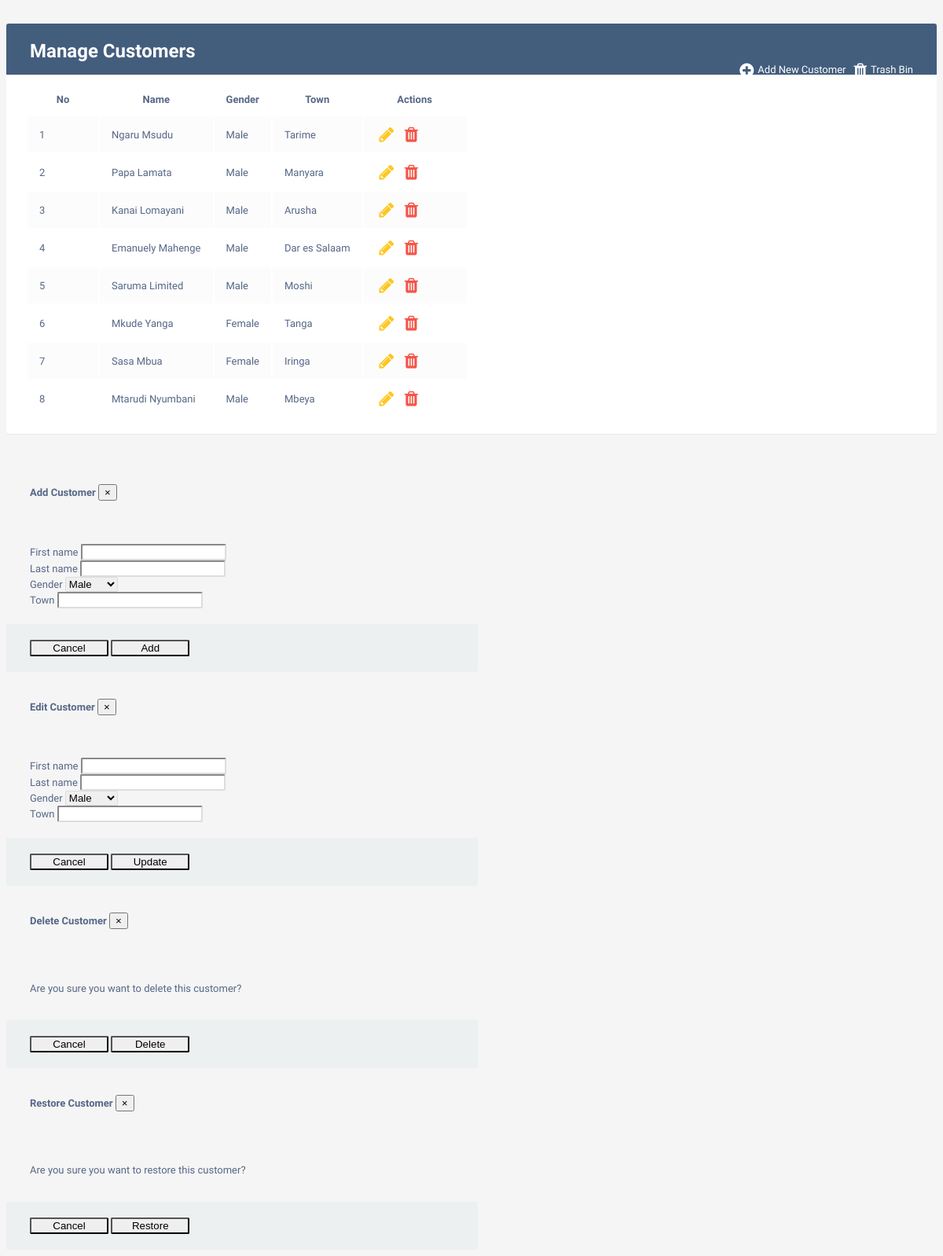
The page / on the database its author committed.
### tables this page shows
CREATE TABLE `customers` (
  `id` int(11) NOT NULL,
  `first_name` varchar(25) NOT NULL,
  `last_name` varchar(25) NOT NULL,
  `town_name` varchar(25) NOT NULL,
  `gender_id` int(11) NOT NULL,
  `is_deleted` int(11) NOT NULL DEFAULT 0
);

CREATE TABLE `genders` (
  `id` int(11) NOT NULL,
  `gender_name` varchar(25) NOT NULL
);

### index.php (called while the page is built, shortened)
<?php
include_once 'DB.php';
include_once 'functions.php';
include_once 'configs.php';
$routes = [];
$db = new DB($config);
require('controller.php');
$action = $_SERVER['REQUEST_URI'];
dispatch($action);

### configs.php (called while the page is built)
<?php
$config = [
    'host' => 'localhost',
    'username' => 'root',
    'password' => '',
    'database' => 'ongeza_test',
];

### DB.php (called while the page is built, shortened)
<?php
class DB
{
    public $conn = null;
    public function __construct($config)
    {
        $this->conn = mysqli_connect($config['host'], $config['username'], $config['password'], $config['database']);
    }
    public function getAll($table, $cols = null, $filter = null, $order = null)
    {
        $columns = "*";
        $sql = "SELECT $columns FROM $table WHERE 1 = 1 ";
        return $this->query($sql);
    }
    public function query($sql)
    {
        $results = $this->conn->query($sql);
        return $results ? $results->fetch_all(MYSQLI_ASSOC) : false;
    }
}

### controller.php (called while the page is built, shortened)
<?php
route('/', function () {
    global $db;
    $data['pagetitle'] = 'Customers';
    $page['header'] = 'Manage Customers';
    $page['customers'] = $db->query('SELECT c.*, g.gender_name as gender FROM customers c LEFT JOIN genders g on c.gender_id = g.id WHERE c.is_deleted != 1');
    $page['genders'] = $db->getAll('genders');
    $data['pagebody'] = loadView('views/customers.tpl.php', $page);
    return view($data);
});

### views/customers.tpl.php (the view, shortened to what this page needs)
<div class="table-wrapper">
    <div class="table-title">
        <div class="row">
            <div class="col-sm-6">
                <h2><?=$header?></h2>
            </div>
            <div class="col-sm-6">
                <? if(isset($trash)){ ?>
                    <a href="/" class="btn btn-primary"><i class="fa fa-arrow-left"></i>
                        <span>Customers</span></a>
                <? } else { ?>
                <a href="/trash" class="btn btn-danger"><i class="fa fa-trash"></i>
                    <span>Trash Bin</span></a>
                <a href="#addCustomerModal" class="btn btn-success" data-toggle="modal"><i class="fa fa-plus-circle"></i>
                    <span>Add New Customer</span></a>
                <? } ?>
            </div>
        </div>
    </div>
    <table id="customersTable" class="table table-striped table-hover">
        <thead>
        <tr>
            <th>No</th>
            <th>Name</th>
            <th>Gender</th>
            <th>Town</th>
            <th>Actions</th>
        </tr>
        </thead>
        <tbody>
        <? foreach ($customers as $customer) { ?>
        <tr>
            <td><?=$customer['id']?></td>
            <td><?=$customer['first_name']." ".$customer['last_name']?></td>
            <td><?=$customer['gender']?></td>
            <td><?=$customer['town_name']?></td>
            <td>
                <? if(!isset($trash)){ ?>
                <a data-id="<?=$customer['id']?>"
                   data-firstname="<?=$customer['first_name']?>"
                   data-lastname="<?=$customer['last_name']?>"
                   data-gender_id="<?=$customer['gender_id']?>"
                   data-town="<?=$customer['town_name']?>"
                   href="#editCustomerModal" class="edit" data-toggle="modal">
                    <i class="fa fa-pencil" data-toggle="tooltip" title="Edit"></i>
                </a>
                <a data-id="<?=$customer['id']?>" href="#deleteCustomerModal" class="delete" data-toggle="modal">
                    <i class="fa fa-trash" data-toggle="tooltip" title="Delete"></i>
                </a>
                <? } ?>
            </td>
        </tr>
        <? } ?>
        </tbody>
    </table>
</div>
<div id="addCustomerModal" class="modal fade">
    <div class="modal-dialog">
        <div class="modal-content">
            <form method="post">
                <div class="modal-header">
                    <h4 class="modal-title">Add Customer</h4>
                    <button type="button" class="close" data-dismiss="modal" aria-hidden="true">&times;</button>
                </div>
                <div class="modal-body">
                    <div class="form-group row">
                        <div class="col-md-6">
                            <label>First name</label>
                            <input id="addFirstname" name="customer[first_name]" type="text" class="form-control" required>
                        </div>
                        <div class="col-md-6">
                            <label>Last name</label>
                            <input id="addLastname" name="customer[last_name]" type="text" class="form-control" required>
                        </div>
                    </div>
                    <div class="form-group row">
                        <div class="col-md-6">
                            <label>Gender</label>
                            <select id="addGender" name="customer[gender_id]" class="form-control" required>
                                <? foreach ($genders as $gender) { ?>
                                    <option value="<?= $gender['id'] ?>"><?= $gender['gender_name'] ?></option>
                                <? } ?>
                            </select>
                        </div>
                        <div class="col-md-6">
                            <label>Town</label>
                            <input id="addTown" type="text" name="customer[town_name]" class="form-control" required>
                        </div>
                    </div>
                </div>
                <div class="modal-footer">
                    <input type="button" class="btn btn-default" data-dismiss="modal" value="Cancel">
                    <input type="submit" class="btn btn-success" value="Add">
                </div>
            </form>
        </div>
    </div>
</div>
<div id="editCustomerModal" class="modal show">
    <div class="modal-dialog">
        <div class="modal-content">
            <form method="post">
                <div class="modal-header">
                    <h4 class="modal-title">Edit Customer</h4>
                    <button type="button" class="close" data-dismiss="modal" aria-hidden="true">&times;</button>
                </div>
                <div class="modal-body">
                    <div class="form-group row">
                        <div class="col-md-6">
                            <label>First name</label>
                            <input id="editFirstname" name="customer[first_name]" type="text" class="form-control" required>
                        </div>
                        <div class="col-md-6">
                            <label>Last name</label>
                            <input id="editLastname" name="customer[last_name]" type="text" class="form-control" required>
                        </div>
                    </div>
                    <div class="form-group row">
                        <div class="col-md-6">
                            <label>Gender</label>
                            <select id="editGender" name="customer[gender_id]" class="form-control" required>
                                <? foreach ($genders as $gender) { ?>
                                    <option value="<?= $gender['id'] ?>"><?= $gender['gender_name'] ?></option>
                                <? } ?>
                            </select>
                        </div>
                        <div class="col-md-6">
                            <label>Town</label>
                            <input id="editTownname" type="text" name="customer[town_name]" class="form-control" required>
                        </div>
                    </div>
                </div>
                <div class="modal-footer">
                    <input type="button" class="btn btn-default" data-dismiss="modal" value="Cancel">
                    <input type="submit" class="btn btn-info" value="Update">
                </div>
            </form>
        </div>
    </div>
</div>
<div id="deleteCustomerModal" class="modal fade">
    <div class="modal-dialog">
        <div class="modal-content">
            <form method="post">
                <div class="modal-header">
                    <h4 class="modal-title">Delete Customer</h4>
                    <button type="button" class="close" data-dismiss="modal" aria-hidden="true">&times;</button>
                </div>
                <div class="modal-body">
                    <p>Are you sure you want to delete this customer?</p>
                </div>
                <div class="modal-footer">
                    <input type="button" class="btn btn-default" data-dismiss="modal" value="Cancel">
                    <input type="submit" class="btn btn-danger" value="Delete">
                </div>
            </form>
        </div>
    </div>
</div>
<div id="restoreCustomerModal" class="modal fade">
    <div class="modal-dialog">
        <div class="modal-content">
            <form method="post">
                <div class="modal-header">
                    <h4 class="modal-title">Restore Customer</h4>
                    <button type="button" class="close" data-dismiss="modal" aria-hidden="true">&times;</button>
                </div>
                <div class="modal-body">
                    <p>Are you sure you want to restore this customer?</p>
                </div>
                <div class="modal-footer">
                    <input type="button" class="btn btn-default" data-dismiss="modal" value="Cancel">
                    <input type="submit" class="btn btn-success" value="Restore">
                </div>
            </form>
        </div>
    </div>
</div>

### functions.php (shortened to what this page needs)
<?php
function route($action, Closure $callback)
{
    global $routes;
    $action = trim($action, '/');
    $routes[$action] = $callback;
}
function dispatch($action)
{
    global $routes;
    $action = trim($action, '/');
    $callback = $routes[$action];
    print call_user_func($callback);
}
function view($data, $layout = 'views/main.tpl.php')
{
    extract((array)$data);
    require($layout);
    $output = ob_get_contents();
    return $output;
}
function loadView($filename, $data){
    return view($data, $filename);
}

### views/main.tpl.php (shortened to what this page needs)
<!doctype html>
<html lang="en">
<head>
    <link rel="stylesheet" href="https://maxcdn.bootstrapcdn.com/font-awesome/4.7.0/css/font-awesome.min.css">
    <link rel="stylesheet" type="text/css" href="https://cdn.datatables.net/v/bs4-4.1.1/jq-3.3.1/dt-1.10.20/datatables.min.css"/>
</head>
<body>
<div class="container">
<?=$pagebody?>
</div>
</body>
</html>

### views/main.tpl.php (style rules this page uses)
body { color: #566787; background: #f5f5f5; font-family: 'Varela Round', sans-serif; font-size: 13px; }
.table-wrapper { background: #fff; padding: 20px 25px; margin: 30px 0; border-radius: 3px; box-shadow: 0 1px 1px rgba(0,0,0,.05); }
.table-title { padding-bottom: 15px; background: #435d7d; color: #fff; padding: 16px 30px; margin: -20px -25px 10px; border-radius: 3px 3px 0 0; }
.table-title h2 { margin: 5px 0 0; font-size: 24px; }
.table-title .btn { color: #fff; float: right; font-size: 13px; border: none; min-width: 50px; border-radius: 2px; border: none; outline: none !important; margin-left: 10px; }
.table-title .btn i { float: left; font-size: 21px; margin-right: 5px; }
.table-title .btn span { float: left; margin-top: 2px; }
table.table tr th, table.table tr td { border-color: #e9e9e9; padding: 12px 15px; vertical-align: middle; }
table.table tr th:first-child { width: 60px; }
table.table tr th:last-child { width: 100px; }
table.table-striped tbody tr:nth-of-type(odd) { background-color: #fcfcfc; }
table.table td:last-child i { opacity: 0.9; font-size: 22px; margin: 0 5px; }
table.table td a { font-weight: bold; color: #566787; display: inline-block; text-decoration: none; outline: none !important; }
table.table td a.edit { color: #FFC107; }
table.table td a.delete { color: #F44336; }
table.table td i { font-size: 19px; }
.modal .modal-dialog { max-width: 600px; }
.modal .modal-header, .modal .modal-body, .modal .modal-footer { padding: 20px 30px; }
.modal .modal-content { border-radius: 3px; }
.modal .modal-footer { background: #ecf0f1; border-radius: 0 0 3px 3px; }
.modal .modal-title { display: inline-block; }
.modal .form-control { border-radius: 2px; box-shadow: none; border-color: #dddddd; }
.modal .btn { border-radius: 2px; min-width: 100px; }
.modal form label { font-weight: normal; }

### rows shown on the page
customers: id "1", first_name "Ngaru", last_name "Msudu", gender.gender_name "Male", town_name "Tarime"
customers: id "2", first_name "Papa", last_name "Lamata", gender.gender_name "Male", town_name "Manyara"
customers: id "3", first_name "Kanai", last_name "Lomayani", gender.gender_name "Male", town_name "Arusha"
customers: id "4", first_name "Emanuely", last_name "Mahenge", gender.gender_name "Male", town_name "Dar es Salaam"
customers: id "5", first_name "Saruma", last_name "Limited", gender.gender_name "Male", town_name "Moshi"
customers: id "6", first_name "Mkude", last_name "Yanga", gender.gender_name "Female", town_name "Tanga"
customers: id "7", first_name "Sasa", last_name "Mbua", gender.gender_name "Female", town_name "Iringa"
customers: id "8", first_name "Mtarudi", last_name "Nyumbani", gender.gender_name "Male", town_name "Mbeya"

### other values the page prints
$header "Manage Customers"
form field value "Male"
